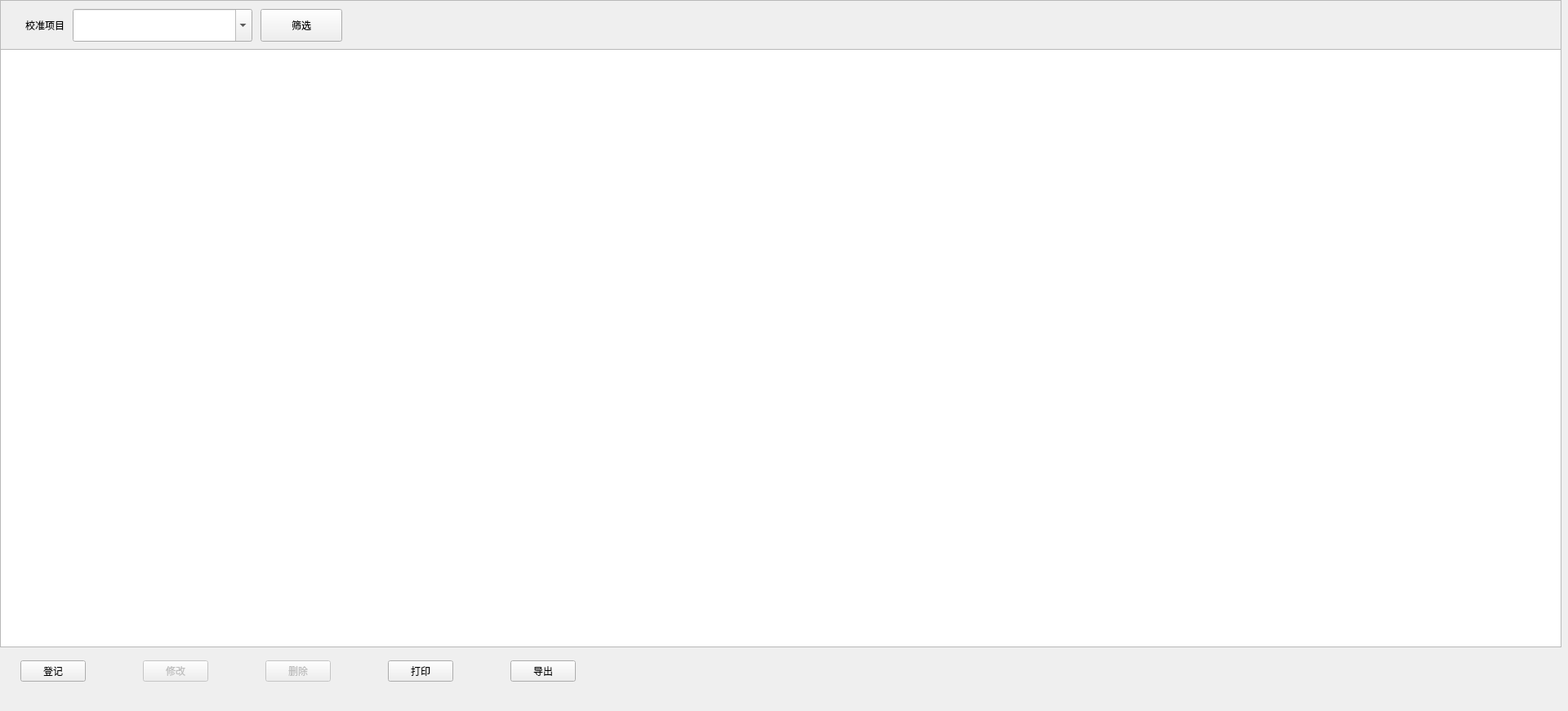
<?xml version="1.0" encoding="UTF-8"?>
<ui version="4.0">
 <class>QCalibrateSet</class>
 <widget class="QWidget" name="QCalibrateSet">
  <property name="geometry">
   <rect>
    <x>0</x>
    <y>0</y>
    <width>1920</width>
    <height>871</height>
   </rect>
  </property>
  <property name="windowTitle">
   <string>QCalibrateSet</string>
  </property>
  <widget class="QTableView" name="CaliGroup_View">
   <property name="geometry">
    <rect>
     <x>0</x>
     <y>60</y>
     <width>1912</width>
     <height>733</height>
    </rect>
   </property>
   <property name="verticalScrollBarPolicy">
    <enum>Qt::ScrollBarAsNeeded</enum>
   </property>
   <property name="horizontalScrollBarPolicy">
    <enum>Qt::ScrollBarAsNeeded</enum>
   </property>
   <property name="horizontalScrollMode">
    <enum>QAbstractItemView::ScrollPerPixel</enum>
   </property>
   <property name="showGrid">
    <bool>false</bool>
   </property>
   <attribute name="horizontalHeaderDefaultSectionSize">
    <number>320</number>
   </attribute>
   <attribute name="horizontalHeaderHighlightSections">
    <bool>false</bool>
   </attribute>
   <attribute name="horizontalHeaderStretchLastSection">
    <bool>false</bool>
   </attribute>
   <attribute name="verticalHeaderVisible">
    <bool>false</bool>
   </attribute>
   <attribute name="verticalHeaderDefaultSectionSize">
    <number>44</number>
   </attribute>
  </widget>
  <widget class="QFrame" name="line_h">
   <property name="geometry">
    <rect>
     <x>0</x>
     <y>0</y>
     <width>1912</width>
     <height>1</height>
    </rect>
   </property>
   <property name="frameShape">
    <enum>QFrame::StyledPanel</enum>
   </property>
   <property name="frameShadow">
    <enum>QFrame::Raised</enum>
   </property>
   <property name="lines" stdset="0">
    <string>solid</string>
   </property>
  </widget>
  <widget class="QFrame" name="line_h_2">
   <property name="geometry">
    <rect>
     <x>0</x>
     <y>792</y>
     <width>1912</width>
     <height>1</height>
    </rect>
   </property>
   <property name="frameShape">
    <enum>QFrame::StyledPanel</enum>
   </property>
   <property name="frameShadow">
    <enum>QFrame::Raised</enum>
   </property>
   <property name="lines" stdset="0">
    <string>solid</string>
   </property>
  </widget>
  <widget class="QFrame" name="line_v_1">
   <property name="geometry">
    <rect>
     <x>0</x>
     <y>1</y>
     <width>1</width>
     <height>792</height>
    </rect>
   </property>
   <property name="frameShape">
    <enum>QFrame::StyledPanel</enum>
   </property>
   <property name="frameShadow">
    <enum>QFrame::Raised</enum>
   </property>
   <property name="lines" stdset="0">
    <string>solid</string>
   </property>
  </widget>
  <widget class="QFrame" name="line_v_2">
   <property name="geometry">
    <rect>
     <x>1911</x>
     <y>1</y>
     <width>1</width>
     <height>792</height>
    </rect>
   </property>
   <property name="frameShape">
    <enum>QFrame::StyledPanel</enum>
   </property>
   <property name="frameShadow">
    <enum>QFrame::Raised</enum>
   </property>
   <property name="lines" stdset="0">
    <string>solid</string>
   </property>
  </widget>
  <widget class="QWidget" name="widget" native="true">
   <property name="geometry">
    <rect>
     <x>25</x>
     <y>802</y>
     <width>1881</width>
     <height>40</height>
    </rect>
   </property>
   <layout class="QHBoxLayout" name="horizontalLayout">
    <property name="spacing">
     <number>70</number>
    </property>
    <property name="leftMargin">
     <number>0</number>
    </property>
    <property name="topMargin">
     <number>0</number>
    </property>
    <property name="rightMargin">
     <number>0</number>
    </property>
    <property name="bottomMargin">
     <number>0</number>
    </property>
    <item>
     <widget class="QPushButton" name="flat_regist">
      <property name="minimumSize">
       <size>
        <width>0</width>
        <height>0</height>
       </size>
      </property>
      <property name="maximumSize">
       <size>
        <width>16777215</width>
        <height>16777215</height>
       </size>
      </property>
      <property name="text">
       <string>登记</string>
      </property>
      <property name="buttons" stdset="0">
       <string>flat</string>
      </property>
     </widget>
    </item>
    <item>
     <widget class="QPushButton" name="flat_modify">
      <property name="enabled">
       <bool>false</bool>
      </property>
      <property name="minimumSize">
       <size>
        <width>0</width>
        <height>0</height>
       </size>
      </property>
      <property name="maximumSize">
       <size>
        <width>16777215</width>
        <height>16777215</height>
       </size>
      </property>
      <property name="text">
       <string>修改</string>
      </property>
      <property name="buttons" stdset="0">
       <string>flat</string>
      </property>
     </widget>
    </item>
    <item>
     <widget class="QPushButton" name="del_Button">
      <property name="enabled">
       <bool>false</bool>
      </property>
      <property name="minimumSize">
       <size>
        <width>0</width>
        <height>0</height>
       </size>
      </property>
      <property name="maximumSize">
       <size>
        <width>16777215</width>
        <height>16777215</height>
       </size>
      </property>
      <property name="text">
       <string>删除</string>
      </property>
      <property name="buttons" stdset="0">
       <string>flat</string>
      </property>
     </widget>
    </item>
    <item>
     <widget class="QPushButton" name="PrintBtn">
      <property name="minimumSize">
       <size>
        <width>0</width>
        <height>0</height>
       </size>
      </property>
      <property name="maximumSize">
       <size>
        <width>16777215</width>
        <height>16777215</height>
       </size>
      </property>
      <property name="text">
       <string>打印</string>
      </property>
      <property name="buttons" stdset="0">
       <string>flat</string>
      </property>
     </widget>
    </item>
    <item>
     <widget class="QPushButton" name="export_btn">
      <property name="minimumSize">
       <size>
        <width>0</width>
        <height>0</height>
       </size>
      </property>
      <property name="maximumSize">
       <size>
        <width>16777215</width>
        <height>16777215</height>
       </size>
      </property>
      <property name="text">
       <string>导出</string>
      </property>
      <property name="buttons" stdset="0">
       <string>flat</string>
      </property>
     </widget>
    </item>
    <item>
     <spacer name="horizontalSpacer">
      <property name="orientation">
       <enum>Qt::Horizontal</enum>
      </property>
      <property name="sizeHint" stdset="0">
       <size>
        <width>40</width>
        <height>20</height>
       </size>
      </property>
     </spacer>
    </item>
   </layout>
  </widget>
  <widget class="QWidget" name="widget_2" native="true">
   <property name="geometry">
    <rect>
     <x>1</x>
     <y>1</y>
     <width>1910</width>
     <height>60</height>
    </rect>
   </property>
   <property name="bks" stdset="0">
    <string>gray</string>
   </property>
   <property name="bordersB" stdset="0">
    <string>bottom</string>
   </property>
   <layout class="QHBoxLayout" name="horizontalLayout_2">
    <property name="spacing">
     <number>10</number>
    </property>
    <property name="leftMargin">
     <number>30</number>
    </property>
    <property name="topMargin">
     <number>0</number>
    </property>
    <property name="rightMargin">
     <number>0</number>
    </property>
    <property name="bottomMargin">
     <number>0</number>
    </property>
    <item>
     <widget class="QLabel" name="label">
      <property name="minimumSize">
       <size>
        <width>0</width>
        <height>40</height>
       </size>
      </property>
      <property name="maximumSize">
       <size>
        <width>16777215</width>
        <height>40</height>
       </size>
      </property>
      <property name="text">
       <string>校准项目</string>
      </property>
     </widget>
    </item>
    <item>
     <widget class="QFilterComboBox" name="comboBox_projectName">
      <property name="minimumSize">
       <size>
        <width>220</width>
        <height>40</height>
       </size>
      </property>
      <property name="maximumSize">
       <size>
        <width>220</width>
        <height>40</height>
       </size>
      </property>
      <property name="focusPolicy">
       <enum>Qt::ClickFocus</enum>
      </property>
      <property name="toolTipDuration">
       <number>0</number>
      </property>
      <property name="editable">
       <bool>true</bool>
      </property>
      <property name="currentText">
       <string/>
      </property>
      <property name="currentIndex">
       <number>-1</number>
      </property>
      <property name="sizeAdjustPolicy">
       <enum>QComboBox::AdjustToContents</enum>
      </property>
     </widget>
    </item>
    <item>
     <widget class="QPushButton" name="pushButton_search">
      <property name="minimumSize">
       <size>
        <width>100</width>
        <height>40</height>
       </size>
      </property>
      <property name="maximumSize">
       <size>
        <width>100</width>
        <height>40</height>
       </size>
      </property>
      <property name="text">
       <string>筛选</string>
      </property>
      <property name="buttons" stdset="0">
       <string>flat_btn</string>
      </property>
     </widget>
    </item>
    <item>
     <spacer name="horizontalSpacer_2">
      <property name="orientation">
       <enum>Qt::Horizontal</enum>
      </property>
      <property name="sizeHint" stdset="0">
       <size>
        <width>40</width>
        <height>20</height>
       </size>
      </property>
     </spacer>
    </item>
   </layout>
  </widget>
  <zorder>CaliGroup_View</zorder>
  <zorder>line_v_2</zorder>
  <zorder>line_h_2</zorder>
  <zorder>line_v_1</zorder>
  <zorder>line_h</zorder>
  <zorder>widget</zorder>
  <zorder>widget_2</zorder>
 </widget>
 <layoutdefault spacing="6" margin="11"/>
 <customwidgets>
  <customwidget>
   <class>QFilterComboBox</class>
   <extends>QComboBox</extends>
   <header>shared/QFilterComboBox.h</header>
  </customwidget>
 </customwidgets>
 <resources/>
 <connections/>
</ui>
